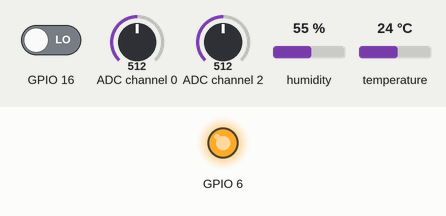
This program was run on a simulated Raspberry Pi (BCM pin numbers) with a Grove Base HAT. On the bench: output pins drawn as LEDs (lit = HIGH). The test bench sets the inputs (shaded band); at power-on: GPIO 16 LOW, ADC channel 0 = 512, ADC channel 2 = 512, humidity 55 %, temperature 24 °C (analog values on the 0–1023 scale). The clock reads 2024-03-15 10:24:30 at power-on unless the program sets it; what the program prints to the terminal is not drawn.

Above: at 1.2 s.
1.3 s: GPIO 16 driven HIGH
At 5.3 s:
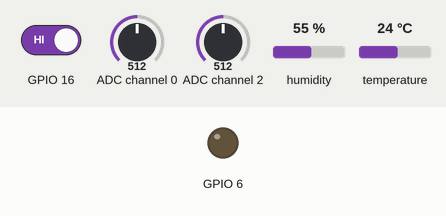
6.4 s: GPIO 16 driven LOW
At 7.3 s:
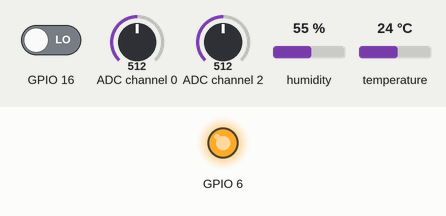
Timing chart, 0 to 9.4 s (numbered marks = the images above; inputs shaded):
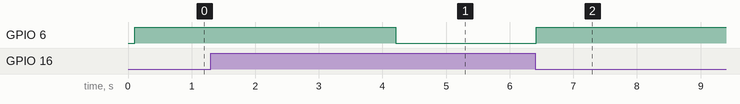

Measured:
- after the input at 1.3 s, GPIO 6: HIGH → LOW after 2.9 s
- after the input at 6.4 s, GPIO 6: LOW → HIGH at once

The program:

20260623_sensor_integration_test.py
```python
import time
import smbus2
from grove.adc import ADC
import RPi.GPIO as GPIO

LIGHT_SENSOR_PIN = 2
#↑光センサA2
MOI_SENSOR_PIN = 0
#↑水分センサーA0
WATER_SENSOR_PIN = 16
#↑水センサーD16
WATER_PUMP_PIN = 6
#↑水ポンプD5※5番センサーpinは不使用。

adc = ADC()
GPIO.setmode(GPIO.BCM)
GPIO.setup(WATER_SENSOR_PIN, GPIO.IN)
#↑水センサから信号を受け取る。HIGHで水無Lowで短絡水在り
GPIO.setup(WATER_PUMP_PIN, GPIO.OUT)
#↑入出力の01信号をポンプに出すのでOUT

bus = smbus2.SMBus(1)
DHT20_ADDR = 0x38

#↓光センサー実行関数
def get_light_sensor():
	light_value = adc.read(LIGHT_SENSOR_PIN)
	return light_value
#↓温度湿度センサー実行関数
def get_dht20_sensor():
	bus.write_i2c_block_data(DHT20_ADDR, 0xAC, [0x33, 0x00])
	time.sleep(0.1)
	data = bus.read_i2c_block_data(DHT20_ADDR, 0x71, 7)
	#print(data)
	humi_raw = ((data[ 1 ] << 12) | (data[ 2 ] << 4) | (data[ 3 ] >> 4))
	temp_raw = (((data[ 3 ] & 0x0F) << 16) | (data[ 4 ] << 8) | data[ 5 ])
	#print(humi_raw)
	#print(temp_raw)
	humi = round((humi_raw / 1048576.0) * 100.0, 2)
	temp = round((temp_raw / 1048576.0) * 200.0 - 50.0, 2)
	return temp,humi
#↓土中水分センサー実行関数
def get_moi_sensor():
	moisture_value = adc.read(MOI_SENSOR_PIN)
	return moisture_value
#↓水センサー実行関数
def check_water_sensor():
	is_water_exist = False
	sensor_state = GPIO.input(WATER_SENSOR_PIN)
	if sensor_state == GPIO.LOW:
		return True
	else:
		return False
#↓水ポンプ起動関数
def control_waterpump(is_water_exist=False):
	if is_water_exist:
		print('水ポンプを3秒間起動します...')
		GPIO.output(WATER_PUMP_PIN, GPIO.HIGH)
		time.sleep(3)
		#ポンプは空回しし過ぎると痛む為3秒で終了。
	else:
		print('水が無いためポンプを動かせません。')
		GPIO.output(WATER_PUMP_PIN, GPIO.LOW)

print("各センサーの監視を開始します（Ctrl+Cで終了）...")

try:
	while True:
		start_time = time.time()

		# 1. データの収集（確実に順番に取得する）
		light_val = get_light_sensor()
        temp_val, humi_val = get_dht20_sensor()
        moi_val = get_moi_sensor()
        water_status = check_water_sensor()

		# 2. ターミナルへのログ出力（今後のCSV記録のベース）
        print("-" * 50)
        print(f"光: {light_val} | 温度: {temp_val}℃ | 湿度: {humi_val}% | 土壌水分: {moi_val}")
        if water_status:
            print("タンク水位: 【正常】水あり")
        else:
            print("タンク水位: 【異常】水切れ！！")

        # 3. ポンプの自律制御
        # ※本来は「土壌が乾いた時」かつ「タンクに水がある時」に動かしますが、
        # 今回は統合テストのため、タンクに水があれば毎回3秒動かす仕様にしています。
        control_waterpump(water_status)

        end_time = time.time()
        print(f"処理時間: {round(end_time - start_time, 3)}秒")
        print("-" * 50)

        # 次の監視まで待機
		time.sleep(1)

except KeyboardInterrupt:
	print("各センサー監視とポンプの起動を終了します。")

finally:
    print("ピンの占有を解放します。")
    GPIO.cleanup()
```
